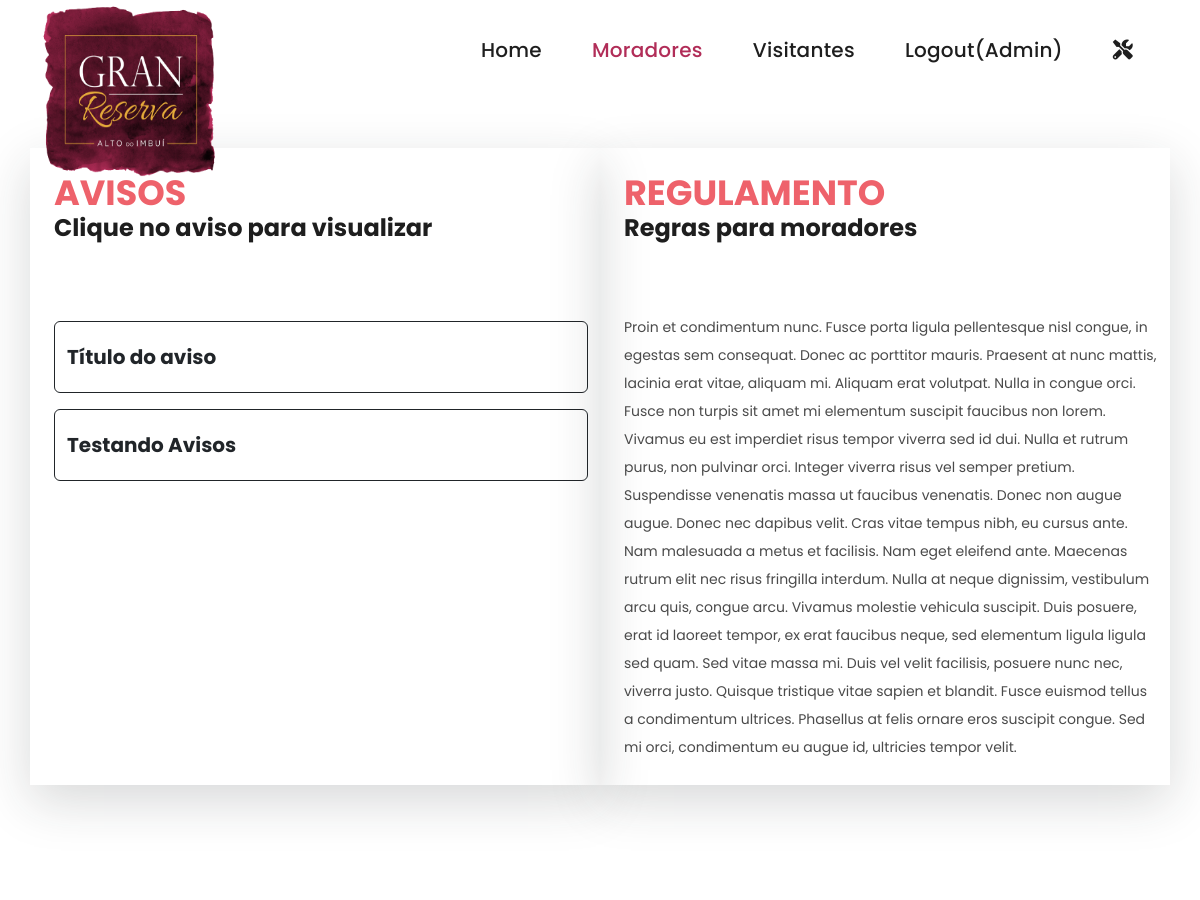
Page /residents (signed in, upper part) on the earlier database version.
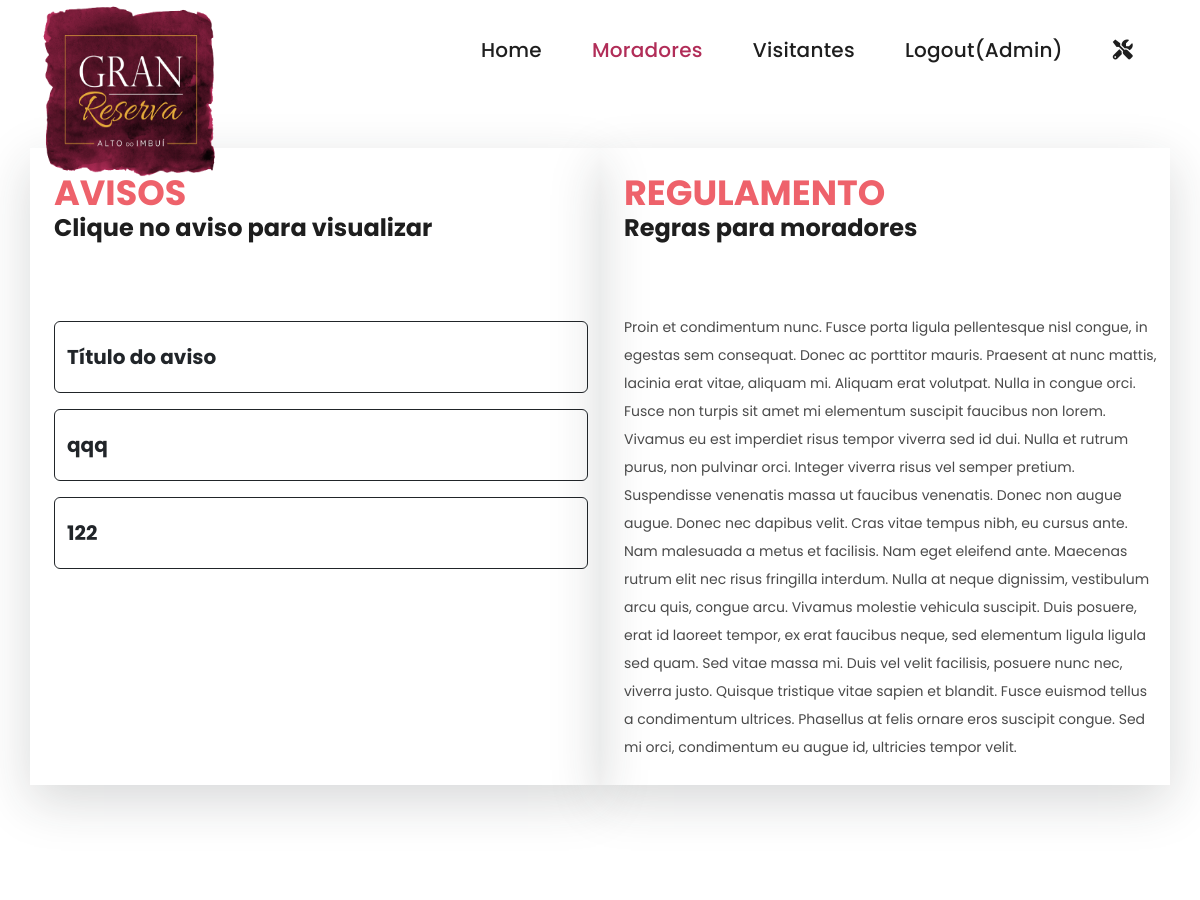
Same page on the later database version.
### condominio/models.py (models this page shows, shortened)
class Aviso(models.Model):
    titulo = models.CharField(max_length=100)
    imagem = models.ImageField(blank=True, null=True)
    texto = models.TextField(blank=True)
    created_date = models.DateTimeField(auto_now_add=True)
    modified_date = models.DateTimeField(auto_now=True)

### condominio/views.py (the view)
# urls.py: path('residents', views.residents, name='residents'),
def residents(request):
    request.session['last_page_before_login']= 'residents'
    avisos = Aviso.objects.all()[:10]
    context = {
        'pagename': 'residents',
        'avisos':avisos
    }
    return render(request, 'condominio/residents.html', context)

### condominio/templates/condominio/residents.html (shortened to what this page needs)
{% extends "condominio/base.html" %}
{% load static %}
{% block body %}
    {% if not user.is_authenticated %}
    <div class="container pt-4">
      <div class="row mt-5 justify-content-center">
        <div class="col-lg-6 shadow shadow-lg pt-4 ps-4">
          <div class="section-heading">
          <h6 class="text-center my-2">ÁREA RESTRITA</h6>
          <h5 class="text-center">Visível apenas para usuários cadastrados.</h5>
          <a class="btn btn-dark m-5" href="{% url 'loginUser' %}">Voltar para Login</a>
        </div>
        </div>
  </div>
    {% else %}
    <div class="container">
      <div class="row mt-5">
        <div class="col-lg-6 shadow shadow-lg pt-4 ps-4">
          <div class="section-heading">
            <h6>Avisos</h6>
            <h4>Clique no aviso para visualizar</h4>
          </div>
          <div>
            {% for aviso in avisos %}
            <a href="{% url 'avisoDetails' aviso.id %}" class="text-start btn btn-outline-dark my-2 btn-aviso">{{aviso.titulo}} </a>
            {% endfor %}
          </div>
        </div>
        <div class="col-lg-6 shadow shadow-lg pt-4 ps-4">
          <div class="section-heading">
            <h6>Regulamento</h6>
            <h4>Regras para moradores</h4>
          </div>
          <p>
            Proin et condimentum nunc. Fusce porta ligula pellentesque nisl congue, in egestas sem consequat. Donec ac porttitor mauris. Praesent at nunc mattis, lacinia erat vitae, aliquam mi. Aliquam erat volutpat. Nulla in congue orci. Fusce non turpis sit amet mi elementum suscipit faucibus non lorem. Vivamus eu est imperdiet risus tempor viverra sed id dui. Nulla et rutrum purus, non pulvinar orci. Integer viverra risus vel semper pretium. Suspendisse venenatis massa ut faucibus venenatis. Donec non augue augue. Donec nec dapibus velit. Cras vitae tempus nibh, eu cursus ante.
            Nam malesuada a metus et facilisis. Nam eget eleifend ante. Maecenas rutrum elit nec risus fringilla interdum. Nulla at neque dignissim, vestibulum arcu quis, congue arcu. Vivamus molestie vehicula suscipit. Duis posuere, erat id laoreet tempor, ex erat faucibus neque, sed elementum ligula ligula sed quam. Sed vitae massa mi. Duis vel velit facilisis, posuere nunc nec, viverra justo. Quisque tristique vitae sapien et blandit. Fusce euismod tellus a condimentum ultrices. Phasellus at felis ornare eros suscipit congue. Sed mi orci, condimentum eu augue id, ultricies tempor velit.
          </p>
        </div>
      </div>
    </div>
    {% endif %}
  {% endblock  %}

### condominio/templates/condominio/base.html (shortened to what this page needs)
{% load static %}
<!DOCTYPE html>
<html lang="en">
  <head>
    <link href="{% static 'vendor/bootstrap/css/bootstrap.min.css' %}" rel="stylesheet" />
    <link rel="stylesheet" href="{% static 'assets/css/fontawesome.css' %}">
    <link rel="stylesheet" href="{% static 'assets/css/templatemovillaagency.css' %}">
    <link rel="stylesheet" href="{% static 'assets/css/owl.css' %}">
    <link rel="stylesheet" href="{% static 'assets/css/animate.css' %}">
    <link rel="stylesheet"href="https://unpkg.com/swiper@7/swiper-bundle.min.css"/>
  </head>
<body>
  <header class="header-area header-sticky">
    <div class="container">
        <div class="row">
            <div class="col-12">
                <nav class="main-nav">
                    <a href="{% url 'index' %}" class="logo">
                        <img src="{% static 'assets/images/logo.png' %}" alt="" id="logo">
                    </a>
                    <ul class="nav">
                      <li><a href="{% url 'index'%}" class=" {% if pagename == 'index' %}active{% endif %} ">Home</a></li>
                      <li><a href="{% url 'residents' %}" class=" {% if pagename == 'residents' %}active{% endif %} ">Moradores</a></li>
                      <li><a href="{% url 'visitors'  %}" class=" {% if pagename == 'visitors' %}active{% endif %} ">Visitantes</a></li>
                      <li>
                        {% if not user.is_authenticated %}
                        <a href="{% url 'loginUser' %}" class=" {% if pagename == 'login' %}active{% endif %} ">
                          Login
                        </a>
                        {% else %}
                        <a href="{% url 'authLogout' %}" class=" {% if pagename == 'login' %}active{% endif %} ">
                          Logout({{user.username}})
                        </a>
                        {% endif %}
                      </li>
                      <li><a href="{% url 'config' %}" class=" {% if pagename == 'config' %}active{% endif %} "><i class="fa-solid fa-screwdriver-wrench"></i></a></li>
                    </ul>
                </nav>
            </div>
        </div>
    </div>
  </header>
  {% block body %}{% endblock  %}
  </body>
</html>

### condominio/static/assets/css/templatemovillaagency.css (style rules this page uses)
html, body, div, span, applet, object, iframe, h1, h2, h3, h4, h5, h6, p, blockquote, div pre, a, abbr, acronym, address, big, cite, code, del, dfn, em, font, img, ins, kbd, q, s, samp, small, strike, strong, sub, sup, tt, var, b, u, i, center, dl, dt, dd, ol, ul, li, figure, header, nav, section, article, aside, footer, figcaption { margin: 0; padding: 0; border: 0; outline: 0; }
ul, li { padding: 0; margin: 0; list-style: none; }
header, nav, section, article, aside, footer, hgroup { display: block; }
* { box-sizing: border-box; }
html, body { font-family: 'Poppins', sans-serif; -ms-text-size-adjust: 100%; -webkit-font-smoothing: antialiased; -moz-osx-font-smoothing: grayscale; }
a { text-decoration: none !important; }
h1, h2, h3, h4, h5, h6 { color: #1e1e1e; margin-top: 0px; margin-bottom: 0px; font-weight: 700; }
ul { margin-bottom: 0px; }
p { font-size: 14px; line-height: 28px; color: #4a4a4a; }
img { width: 100%; overflow: hidden; }
html, body { font-family: 'Poppins', sans-serif; }
.section-heading { margin-bottom: 70px; }
.section-heading h6 { color: #ee626b; font-size: 35px; text-transform: uppercase; font-weight: 700; }
#logo { height: 180px; width: 180px; }
.header-area { position: relative; background-color: #fff; height: 100px; z-index: 100; -webkit-transition: all .5s ease 0s; -moz-transition: all .5s ease 0s; -o-transition: all .5s ease 0s; transition: all .5s ease 0s; }
.header-area .main-nav { background: transparent; display: flex; }
.header-area .main-nav .logo { -webkit-transition: all 0.3s ease 0s; -moz-transition: all 0.3s ease 0s; -o-transition: all 0.3s ease 0s; transition: all 0.3s ease 0s; display: inline-block; }
.header-area .main-nav ul.nav { flex-basis: 100%; margin-top: 30px; justify-content: right; -webkit-transition: all 0.3s ease 0s; -moz-transition: all 0.3s ease 0s; -o-transition: all 0.3s ease 0s; transition: all 0.3s ease 0s; position: relative; z-index: 999; }
.header-area .main-nav .nav li { padding-left: 10px; padding-right: 10px; height: 100px; line-height: 100px; }
.header-area .main-nav .nav li a { display: block; padding-left: 20px; padding-right: 20px; font-weight: 500; font-size: 20px; height: 40px; line-height: 40px; text-transform: capitalize; color: #1e1e1e; -webkit-transition: all 0.4s ease 0s; -moz-transition: all 0.4s ease 0s; -o-transition: all 0.4s ease 0s; transition: all 0.4s ease 0s; border: transparent; letter-spacing: .25px; }
.header-area .main-nav .nav li a.active { color: #B12D58; }
@media (max-width: 1200px) { .header-area .main-nav .nav li { padding-left: 5px; padding-right: 5px; } }
.btn-aviso { font-weight: bold; font-size: 20px!important; width:100%; padding-top: 20px; padding-bottom: 20px; }
body { overflow-x: hidden; }

Differences in the rows shown:
removed Aviso: titulo "Testando Avisos"
added Aviso: titulo "qqq"
added Aviso: titulo "122"
